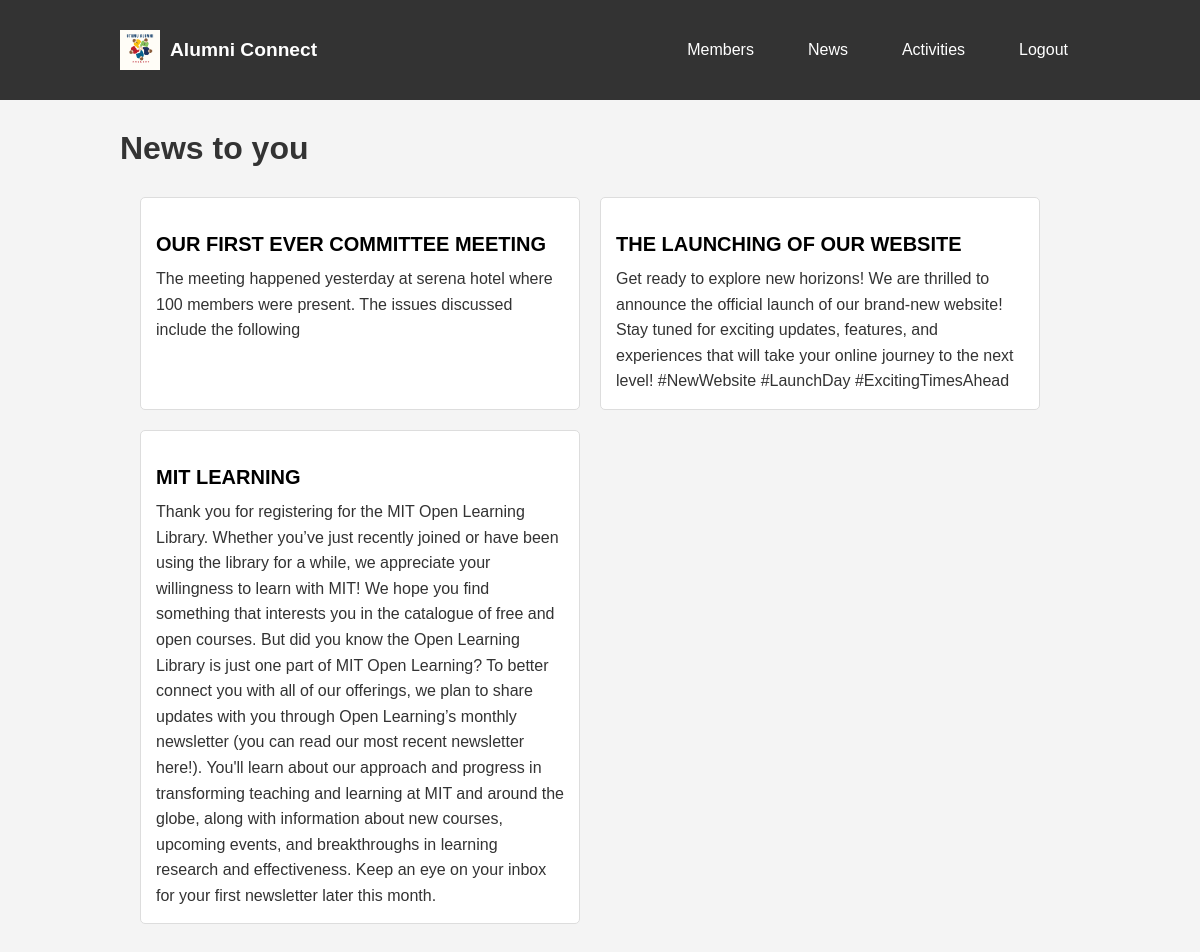
Page /news/ (signed in) on the committed database.
### news/models.py (models this page shows, shortened)
class Post(models.Model):
    id=models.UUIDField(primary_key=True,default=uuid.uuid1)
    Title = models.CharField(max_length=500, blank=False)
    content= models.TextField(max_length=5000, blank=True)
    image= models.ImageField(upload_to='news_images/', null=True, blank=True)

### news/views.py (the view)
# urls.py: path('', views.news_list_view, name='news_list'),
def news_list_view(request):
    posts = Post.objects.all()
    return render(request, 'news_list.html', {'news': posts})

### news/templates/news_list.html
{% extends 'base.html' %}
{% block content %}
    <h1>News to you</h1>
    <div class="news-container">
        {% for post in news %}
            <div class="news-post">
                <h3>{{ post.Title }}</h3>
                <p>{{ post.content }}</p>
            </div>
        {% empty %}
            <div class="no-news">
                <p>No news yet.</p>
            </div>
        {% endfor %}
    </div>
{% endblock %}

### static/css/style.css (style rules this page uses)
body { font-family: Arial, sans-serif; margin: 0; padding: 0; background-color: #f4f4f4; }
h1 { color: #333; margin: 10px 0; }
.news-container { display: flex; flex-wrap: wrap; gap: 20px; padding: 20px; }
.news-post { flex: 1 1 100%; max-width: 100%; border: 1px solid #ddd; border-radius: 5px; padding: 15px; background-color: #fff; box-sizing: border-box; }
.news-post h3 { font-size: 1.25rem; margin-bottom: 10px; }
.news-post p { margin: 0; font-size: 1rem; line-height: 1.6; color: #333; }
@media (min-width: 768px) { .news-post { flex: 1 1 calc(50% - 20px); max-width: calc(50% - 20px); } }

### rows in the picture
Post: Title "OUR FIRST EVER COMMITTEE MEETING", content "The meeting happened yesterday at serena hotel where 100 members were present. The issues discussed include the following"
Post: Title "THE LAUNCHING OF OUR WEBSITE", content "Get ready to explore new horizons! We are thrilled to announce the official launch of our brand-new website! Stay tuned for exciting updates, features, and experiences that will take your online journey to the next level! #NewWebsite #LaunchDay #ExcitingTimesAhead"
Post: Title "MIT LEARNING", content "Thank you for registering for the MIT Open Learning Library. Whether you’ve just recently joined or have been using the library for a while, we appreciate your willingness to learn with MIT! We hope you find something that interests you in the catalogue of free and open courses. But did you know the Open Learning Library is just one part of MIT Open Learning? To better connect you with all of our offerings, we plan to share updates with you through Open Learning’s monthly newsletter (you can read our most recent newsletter here!). You'll learn about our approach and progress in transforming teaching and learning at MIT and around the globe, along with information about new courses, upcoming…"
